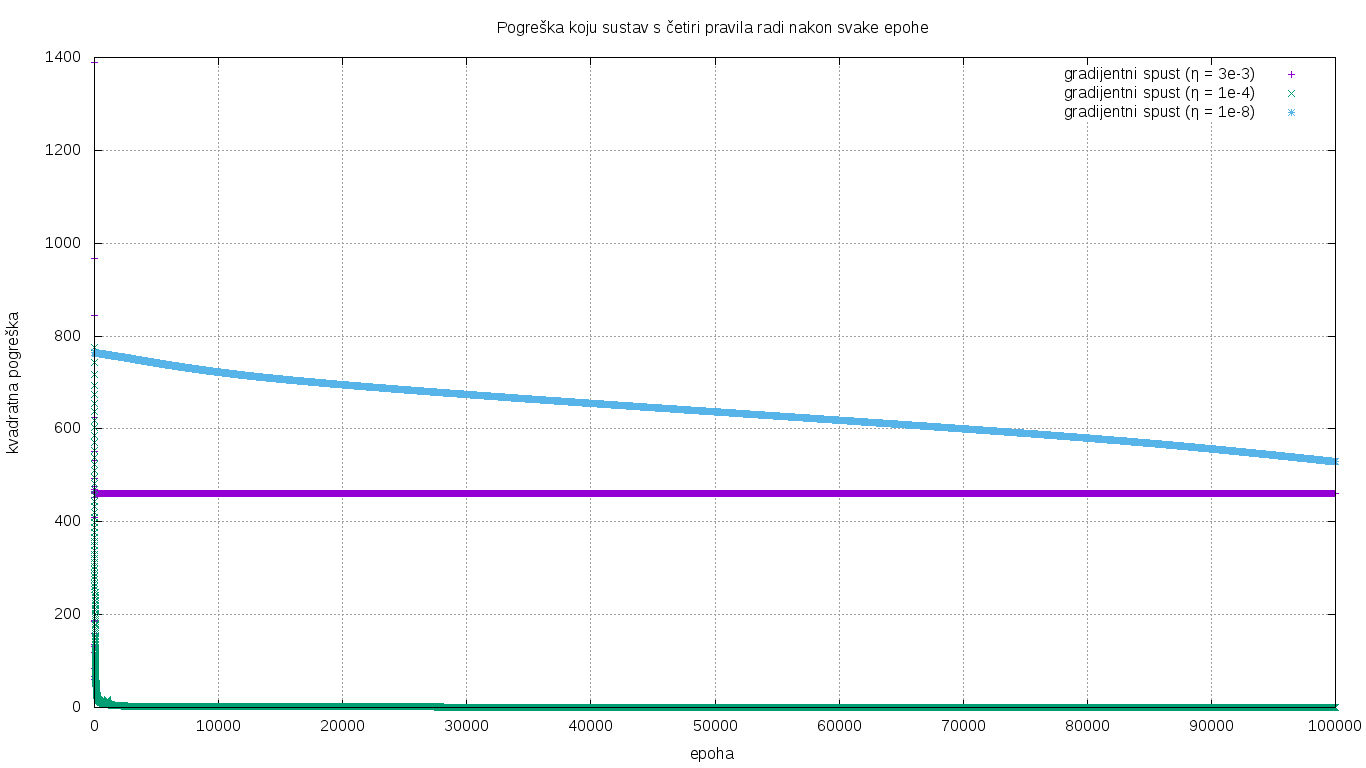

The script that saved this image:
set grid
set title "Pogreška koju sustav s četiri pravila radi nakon svake epohe"
set xlabel "epoha"
set ylabel "kvadratna pogreška"
set terminal png size 1366,768
set output "task_08a.png"
plot "task_08_gd_4_e_3e-3.txt"  title "gradijentni spust (η = 3e-3)", \
     "task_08_gd_4_e_1e-4.txt"  title "gradijentni spust (η = 1e-4)", \
     "task_08_gd_4_e_1e-8.txt"  title "gradijentni spust (η = 1e-8)"